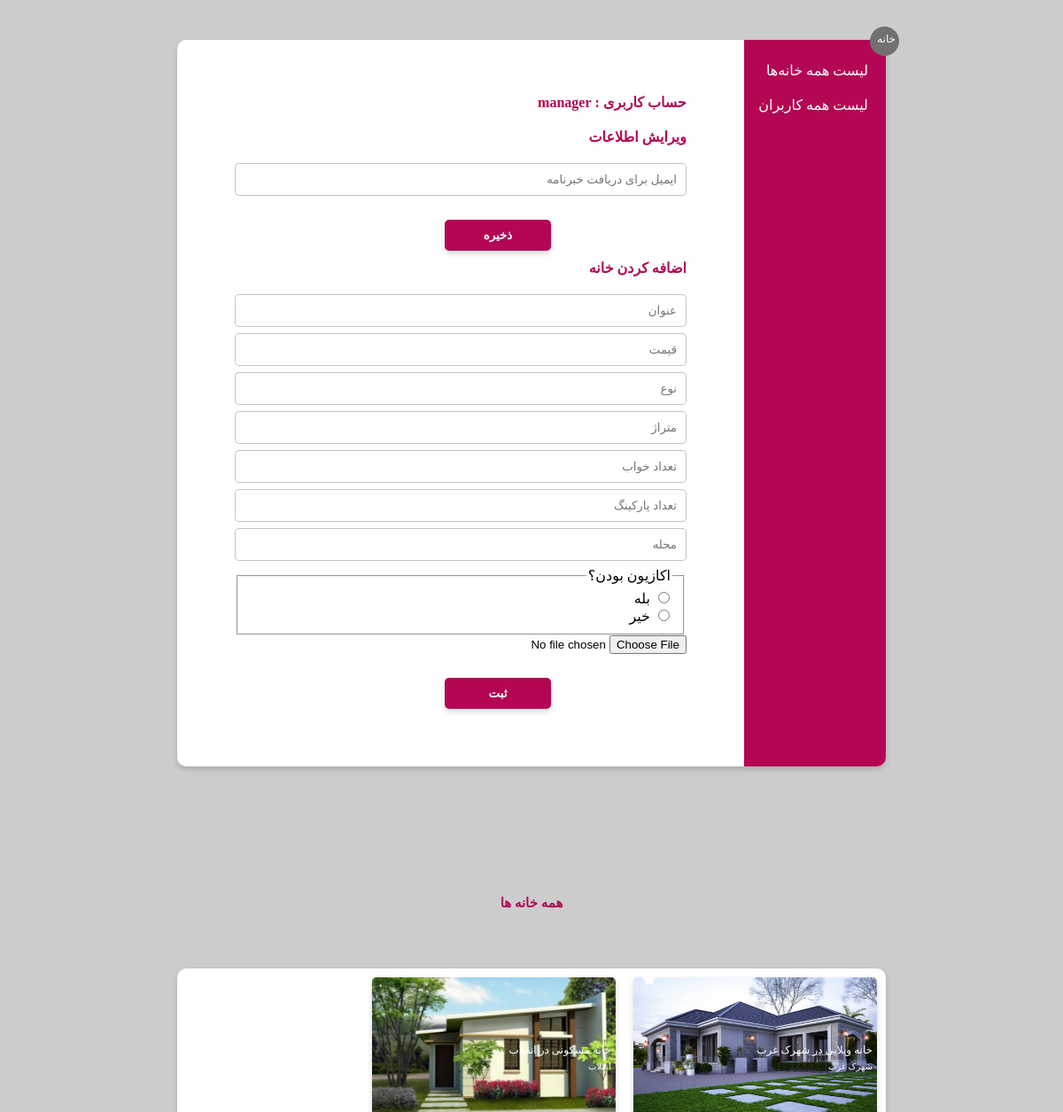
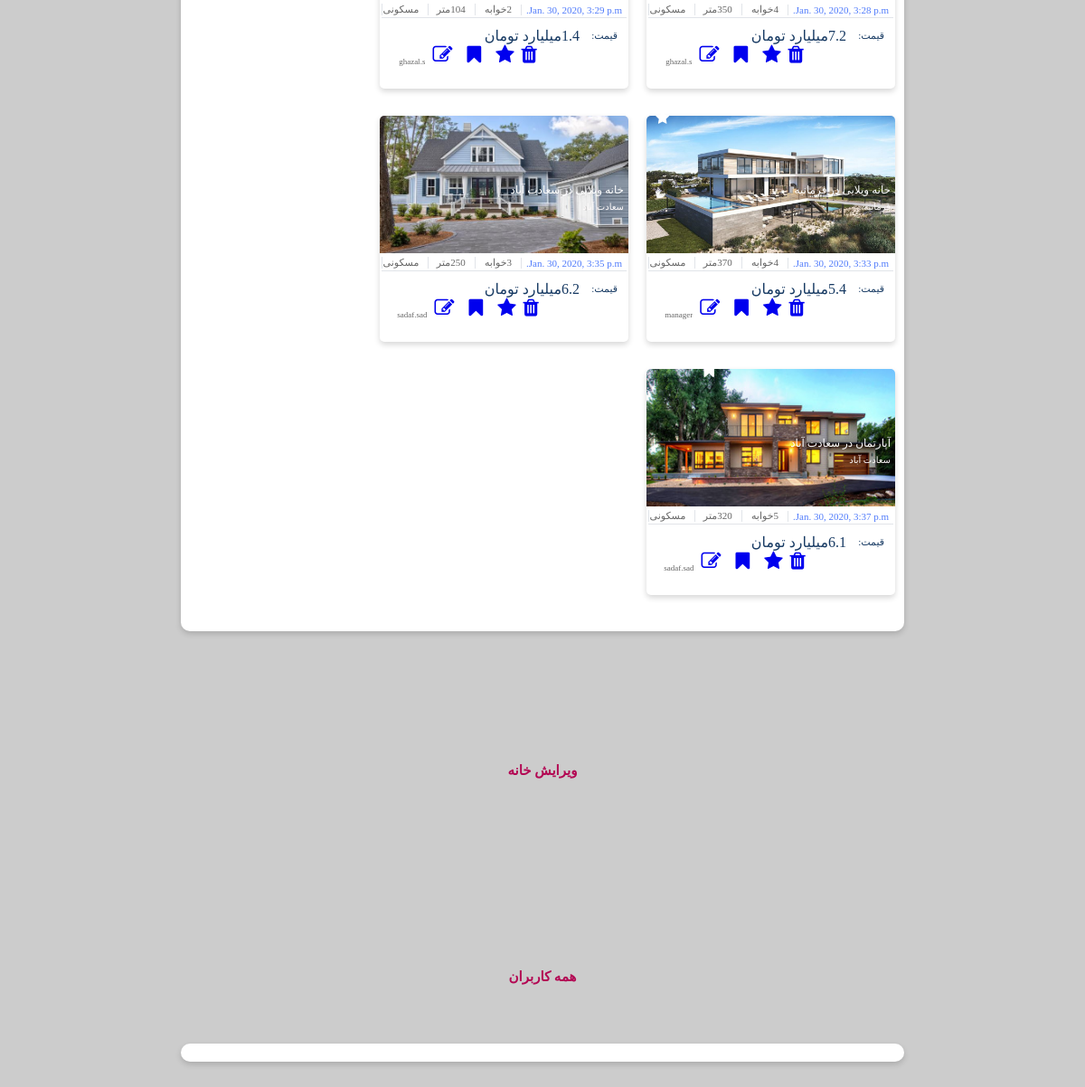
/homes/allHomes (signed in), run on the app's committed database (2 pictures, top to bottom).
### homes/models.py (models this page shows)
class Housing(models.Model):
    title = models.CharField(max_length=200)
    price = models.FloatField()
    type = models.CharField(max_length=50)
    area = models.IntegerField()
    bedrooms = models.IntegerField()
    parkings = models.IntegerField()
    locality = models.CharField(max_length=200)
    created_at = models.DateTimeField(auto_now_add=True)
    pic = models.ForeignKey(Image, on_delete=models.SET_NULL, null=True)
    estate = models.CharField(max_length=50)
    star = models.BooleanField(default=False)
    bookmark = models.BooleanField(default=False)

class Image(models.Model):
    image = models.CharField(max_length=500)

### homes/views.py (the view)
# urls.py: path('allHomes', views.showAllHomes),
def showAllHomes(request):
    h = Housing.objects.all()
    usernameHome = None
    if request.user.is_authenticated:
        usernameHome = request.user.username
    gotodiv = 'sec4HeadHome'
    return render(request, 'manager.html', {'results': h, 'username': usernameHome, 'jump': gotodiv})

### homes/templates/manager.html (shortened to what this page needs)
{% load static %}
<!DOCTYPE html PUBLIC "-//W3C//DTD XHTML 1.0 Strict//EN" "http://www.w3.org/TR/xhtml1/DTD/xhtml1-strict.dtd">
<html xmlns="http://www.w3.org/1999/xhtml">
        <head>
                <link rel="stylesheet"
          href="https://cdnjs.cloudflare.com/ajax/libs/font-awesome/4.7.0/css/font-awesome.min.css"/>
                <link rel="stylesheet" href={% static "CSS/managerUserStyle.css" %} />
        </head>
        <body>
            <div id="background">
                <div class="infoPage" style="height: 820px;margin-top: 45px;margin-bottom: 45px">
                    <div id="cancelButton" >
                        <a href="home" style="font-size: 12px; color: white; text-decoration: none;width: 100%;margin-left: auto;margin-right: 4px; margin-top: 7px;display: block;">خانه</a>
                    </div>
                    <div id="sidebar" style="position:relative;">
                        <a  href="allHomes" id="headerForForm" style="color:white;padding-top: 10px;padding-right: 20px;position: relative;top: 25px;cursor: pointer;text-decoration: none;">لیست همه خانه‌ها</a>
                        <a  href="allUsers" id="headerForForm" style="color:white;padding-top: 10px;padding-right: 20px;position: relative;top: 45px;cursor: pointer;text-decoration: none;">لیست همه کاربران</a>
                    </div>
                    <div id="formBar">
                        <div id="form">
                            <div class="selectionBar">
                                <h1 id="headerForForm">حساب کاربری : {{ username }}</h1>
                                <form method="POST" action="changeEmail">
                                <h1 id="headerForForm">ویرایش اطلاعات</h1>
                                <div id="completionForm">
                                    <div class="input">
                                            <input class="text" placeholder="ایمیل برای دریافت خبرنامه" type="text" name="newEmail" value="" required />
                                    </div>
                                    <button class="form-submit-button" type="submit" >ذخیره</button>
                                </div>
                                </form>
                            </div>
                            <div class="selectionBar">
                                <form method="POST" action="addHouse">
                                <h1 id="headerForForm">اضافه کردن خانه</h1>
                                <div id="completionForm">
                                    <div class="input">
                                            <input class="text" placeholder="عنوان" type="text" name="hometitle" value="" required />
                                    </div>
                                    <div class="input">
                                            <input class="text" placeholder="قیمت" type="text" name="homeprice" value="" required />
                                    </div>
                                    <div class="input">
                                            <input class="text" placeholder="نوع" type="text" name="hometype" value="" required />
                                    </div>
                                    <div class="input">
                                            <input class="text" placeholder="متراژ" type="text" name="homearea" value="" required />
                                    </div>
                                    <div class="input">
                                            <input class="text" placeholder="تعداد خواب" type="text" name="homebedrooms" value="" required />
                                    </div>
                                    <div class="input">
                                            <input class="text" placeholder="تعداد پارکینگ" type="text" name="homeparkings" value="" required />
                                    </div>
                                    <div class="input">
                                            <input class="text" placeholder="محله" type="text" name="homelocality" value="" required />
                                    </div>
                                    <fieldset>
                                    <legend>اکازیون بودن؟</legend>
                                    <input type="radio" name="homestar" value="True" /> بله <br />
                                    <input type="radio" name="homestar" value="False" /> خیر <br />
                                     </fieldset>                                   <div class="input">
                                            <input type="file" placeholder="عکس" name="homepic" accept="image/*">
                                    </div>
                                    <button class="form-submit-button" type="submit" >ثبت</button>
                                </div>
                                </form>
                            </div>
                        </div>
                    </div>
                </div>
            <div id="sec4HeadHome" style="margin-top: 100px">همه خانه ها </div>
                <div class="infoPage" style="margin-top: 45px;margin-bottom: 45px">
                                <div id="sec4Grid" >
                    {% for result in results %}
                     <div class="sec4Cards">
                        <div class="sec4Imgs"
                             style="background-image: url({{ result.pic.image}});">
                            <div class="sec4ImgsInfo">
                                <div>{{ result.title }}</div>
                            </div>
                            <div class="sec4ImgsInfo2">
                                <div>{{ result.locality }}</div>
                            </div>
                            {% if result.star %}
                                <div class="fa fa-star" style="color: white;position: relative;right: 250px;top:-40px;font-size: 16px"></div>
                            {% endif %}
                            {% if result.bookmark %}
                                <div class="fa fa-bookmark" style="color: white;position: relative;right: 200px;top:-40px;font-size: 16px"></div>
                            {% endif %}
                        </div>
                        <div class="sec4Info">
                            <div class="sec4details">
                                <div class="bluedetails4">
                                   <div >{{ result.created_at }}</div>
                                </div>
                                <div class="details4">
                                    <div>{{ result.bedrooms }}خوابه</div>
                                </div>
                                <div class="details4">
                                    <div>{{result.area}}متر </div>
                                </div>
                                <div class="details4">
                                    <div>{{ result.type }}</div>
                                </div>
                            </div>
                            <div class="sec4Price">
                                <div class="priceTex4">
                                    <div class="details42">
                                        <div class="details42small">قیمت:</div>
                                        <div>{{ result.price }}میلیارد تومان </div>
                                    </div>
                                </div>
                                <div class="sec4LogoDiv">
                                    <a class="fa fa-trash singleAction"  href="{% url 'deleteHousing' select=result.id %}"  aria-hidden="true" style="font-size: 22px;text-decoration: none "></a>
                                    <a class="fa fa-star singleAction"  href="{% url 'starHousing' select=result.id %}"  aria-hidden="true" style="font-size: 22px; margin-right: 8px;margin-left: 8px;text-decoration: none "></a>
                                    <a class="fa fa-bookmark singleAction"  href="{% url 'bookmarkHousing' select=result.id %}"  aria-hidden="true" style="font-size: 22px; margin-right: 8px;margin-left: 8px;text-decoration: none "></a>
                                    <a class="fa fa-edit singleAction"  href="{% url 'editHousing' select=result.id %}"  aria-hidden="true" style="font-size: 22px; margin-right: 8px;margin-left: 8px;text-decoration: none "></a>
                                    <span class="sec4LogoText">{{ result.estate }}</span></div>
                            </div>
                        </div>
                    </div>
                    {% endfor %}
                </div>
                </div>
            <div id="sec4HeadHome" style="margin-top: 100px">ویرایش خانه </div>
                    <div id="sec4HeadUser" style="margin-top: 100px">همه کاربران </div>
                            <div class="infoPage" style="margin-top: 45px;margin-bottom: 45px">
                </div>
            </div>
        </body>
</html>

### data on the page
Housing: pic.image (picture), title "خانه ویلایی در شهرک غرب", locality "شهرک غرب", star True (drawn), created_at "Jan. 30, 2020, 3:28 p.m.", bedrooms "4", area "350", type "مسکونی", price "7.2", estate "ghazal.s"
Housing: pic.image (picture), title "خانه مسکونی در انقلاب", locality "انقلاب", created_at "Jan. 30, 2020, 3:29 p.m.", bedrooms "2", area "104", type "مسکونی", price "1.4", estate "ghazal.s"
Housing: pic.image (picture), title "خانه ویلایی در فرمانیه", locality "فرمانیه", star True (drawn), created_at "Jan. 30, 2020, 3:33 p.m.", bedrooms "4", area "370", type "مسکونی", price "5.4", estate "manager"
Housing: pic.image (picture), title "خانه ویلایی در سعادت آباد", locality "سعادت آباد", created_at "Jan. 30, 2020, 3:35 p.m.", bedrooms "3", area "250", type "مسکونی", price "6.2", estate "sadaf.sad"
Housing: pic.image (picture), title "آپارتمان در سعادت آباد", locality "سعادت آباد", bookmark True (drawn), created_at "Jan. 30, 2020, 3:37 p.m.", bedrooms "5", area "320", type "مسکونی", price "6.1", estate "sadaf.sad"

### other printed values
{{ username }} "manager"
